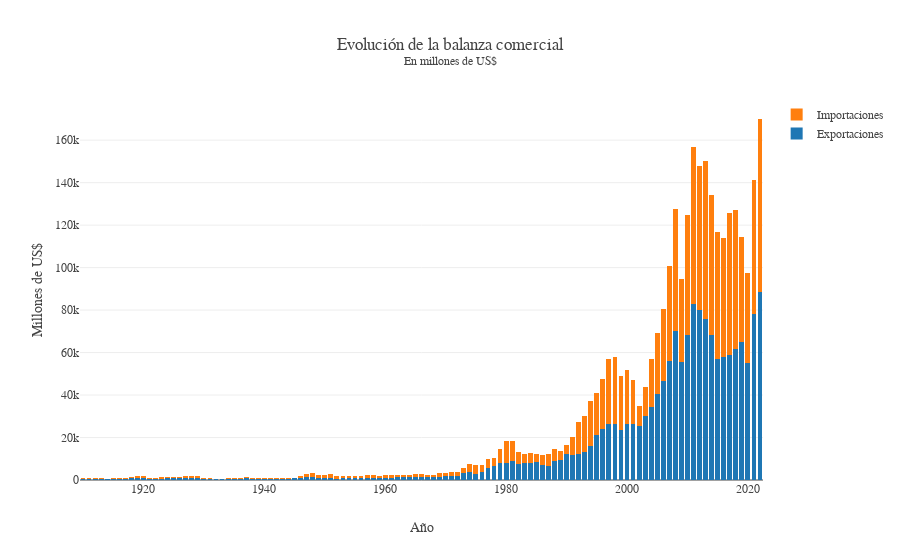

This figure's notebook cell:
### Code cell
fig = go.Figure()
fig.add_trace(go.Bar(x=df.Año, y = df.Exportación, name = "Exportaciones"))
fig.add_trace(go.Bar(x=df.Año, y = df.Importación, name = "Importaciones"))
fig.update_layout(template = None, title_text = "Evolución de la balanza comercial<br><sup>En millones de US$",
                  font_family = "georgia", 
                  barmode = "stack"
                  )
fig.update_yaxes(title_text = "Millones de US$")
fig.update_xaxes(title_text = "Año")
